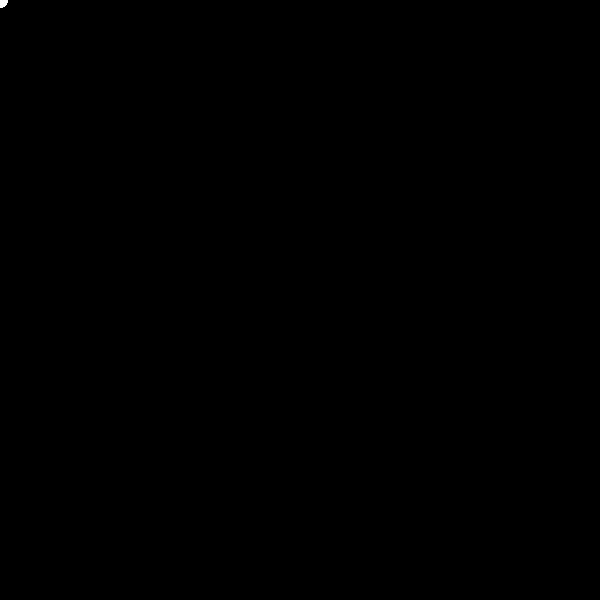
Frame 1 (no input)
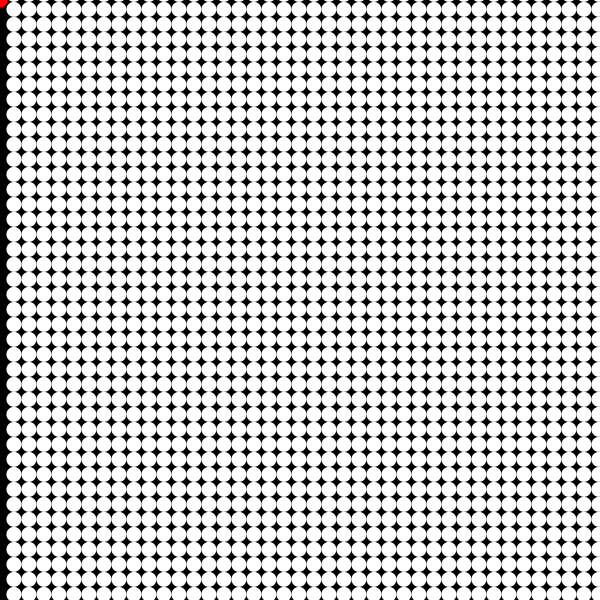
Frame 60 (the mouse pressed at the canvas centre just before this capture)
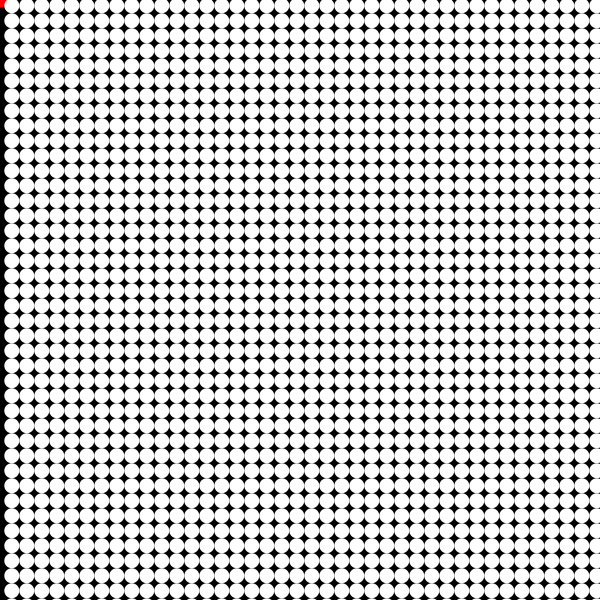
Frame 120 (the mouse held since frame 60 and released just before this capture)

The Processing sketch that drew these frames (run headless with seeded random() and noise(); from frame 60 on, the mouse is pressed at the canvas centre):

// Processing sketch: review_2d_array_with_orbits
// ── review_2d_array_with_orbits.pde
Ellipse myEllipse;
int num=100;
Ellipse[][] ellipses = new Ellipse[num][num];
int size = 15;
void setup(){
  size(600,600);
  
  myEllipse = new Ellipse(width/2,height/2);
  for(int i=0;i<num;i++){
    for(int j=0;j<num;j++){
      ellipses[i][j] = new Ellipse(i*size,j*size);
    }
  }
}

void draw(){
  background(0);
  noStroke();
  myEllipse.display(color(255,0,0));
  myEllipse.orbit(1);
  
  myEllipse = new Ellipse(width/2,height/2);
  for(int i=0;i<num;i++){
    for(int j=0;j<num;j++){
      color c =int(map(i*j,0,100,0,255));
      ellipses[i][j].display(color(255));
      if((i+j)%2 == 0){
       
      ellipses[i][j].orbit(1);
      }else{
        ellipses[i][j].orbit(-1);
      }
    }
  }
}
// ── Ellipse.pde
class Ellipse{
  //data
  PVector position;
  PVector translate;
  int size; 
  
  //constuctor
  Ellipse(int _xPos, int _yPos){
    position = new PVector(0,0);
    translate =  new PVector(_xPos, _yPos);
    size = 15; 
  }
  
  void display(color c){
    fill(c);
    ellipse(position.x,position.y,size,size);
  }
  
  void orbit(int orbitDirection){
    position.x = cos(frameCount*.1)*size+translate.x;
    position.y = sin(frameCount*.1)*size+translate.y;
  }  
}
